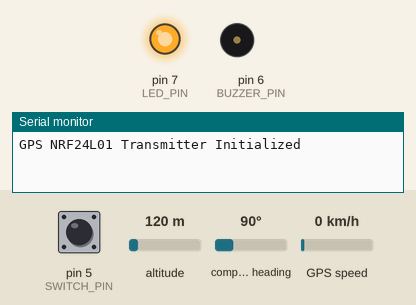
Simulated run of this sketch. Board: Arduino Uno, built with avr-gcc and run on an emulated ATmega328P. On the bench: output pins drawn as LEDs (lit = HIGH), buzzer (waves = sounding, pin HIGH), the last lines printed to the serial monitor. The test bench sets the inputs (shaded band); at power-on: pin 5 (SWITCH_PIN) HIGH, altitude 120 m, compass heading 90°, GPS speed 0 km/h. The GPS gets a fix after 3 s at 37.7749, -122.4194 with 8 satellites; no radio packets arrive unless stated.

Above: at 1.2 s.
1.3 s: pin 5 (SWITCH_PIN) pulled LOW for 0.15 s
At 1.45 s:
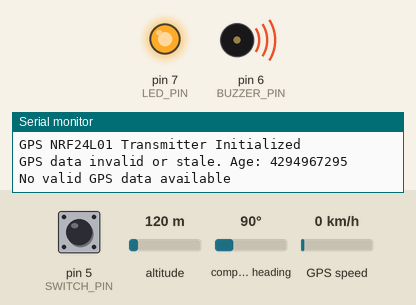
4.8 s: pin 5 (SWITCH_PIN) pulled LOW for 1 s
At 5.2 s:
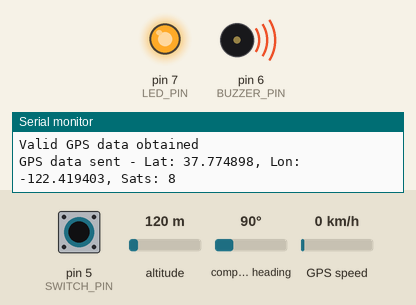
7.3 s: pin 5 (SWITCH_PIN) pulled LOW for 3.2 s
At 8.0 s:
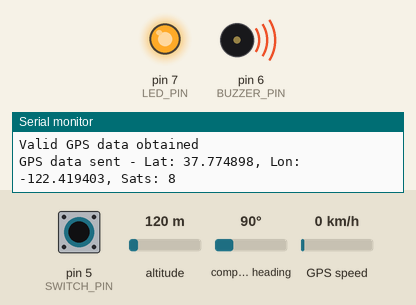
Timing chart, 0 to 12.6 s (numbered marks = the images above; inputs shaded):
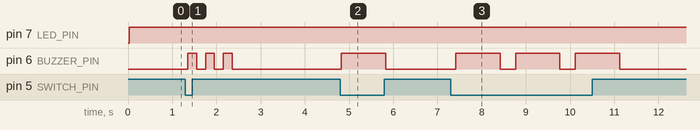

The sketch:

transmitter.ino
```cpp
// TRANSMITTER CODE
#include <SPI.h>
#include <nRF24L01.h>
#include <RF24.h>
#include <TinyGPS++.h>
#include <SoftwareSerial.h>

// Define pin numbers
#define SWITCH_PIN 5
#define BUZZER_PIN 6
#define LED_PIN 7
#define CE_PIN 9
#define CSN_PIN 10

// GPS Module connections
#define GPS_RX 4  // Arduino RX (connects to GPS TX)
#define GPS_TX 3  // Arduino TX (connects to GPS RX)

RF24 radio(CE_PIN, CSN_PIN); // Create radio object
SoftwareSerial gpsSerial(GPS_RX, GPS_TX); // RX, TX for GPS
TinyGPSPlus gps; // Create GPS object

const byte address[6] = "00001"; // Communication address

struct GPSData {
  float latitude;
  float longitude;
  unsigned long age;
  byte satellites;
  bool valid;
};

void setup() {
  pinMode(SWITCH_PIN, INPUT_PULLUP);
  pinMode(BUZZER_PIN, OUTPUT);
  pinMode(LED_PIN, OUTPUT);

  Serial.begin(9600);
  gpsSerial.begin(9600); // Start GPS serial

  if (!radio.begin()) {
    Serial.println("Radio initialization failed!");
    while (1) {} // Infinite loop if radio fails
  }

  radio.openWritingPipe(address);
  radio.setPALevel(RF24_PA_MAX); // Changed to MAX for better range
  radio.stopListening(); // Set as transmitter

  digitalWrite(LED_PIN, LOW); // Initially LED off

  Serial.println("GPS NRF24L01 Transmitter Initialized");
}

void loop() {
  // Process GPS data continuously
  while (gpsSerial.available() > 0) {
    if (gps.encode(gpsSerial.read())) {
      // Data is being processed by TinyGPS++
    }
  }

  // Check connection status
  bool connectionStatus = radio.isChipConnected();
  digitalWrite(LED_PIN, connectionStatus ? HIGH : LOW);

  // Check if switch is pressed
  if (digitalRead(SWITCH_PIN) == LOW) {
    GPSData gpsData = readGPSData();

    if (gpsData.valid) {
      bool sent = radio.write(&gpsData, sizeof(gpsData));

      if (sent) {
        Serial.print("GPS data sent - Lat: ");
        Serial.print(gpsData.latitude, 6);
        Serial.print(", Lon: ");
        Serial.print(gpsData.longitude, 6);
        Serial.print(", Sats: ");
        Serial.println(gpsData.satellites);

        // Beep for 1 second
        digitalWrite(BUZZER_PIN, HIGH);
        delay(1000);
        digitalWrite(BUZZER_PIN, LOW);
      } else {
        Serial.println("Failed to send GPS data");
        // Error beep pattern
        errorBeep();
      }
    } else {
      Serial.println("No valid GPS data available");
      // Error beep pattern
      errorBeep();
    }

    // Debounce delay
    delay(200);
  }

  // Small delay to prevent flooding
  delay(100);
}

GPSData readGPSData() {
  GPSData data;
  data.valid = false;

  if (gps.location.isValid() && gps.location.age() < 2000) { // Only use data < 2 seconds old
    data.latitude = gps.location.lat();
    data.longitude = gps.location.lng();
    data.age = gps.location.age();
    data.satellites = gps.satellites.value();
    data.valid = true;
    Serial.println("Valid GPS data obtained");
  } else {
    Serial.print("GPS data invalid or stale. Age: ");
    Serial.println(gps.location.age());
  }

  return data;
}

void errorBeep() {
  for (int i = 0; i < 3; i++) {
    digitalWrite(BUZZER_PIN, HIGH);
    delay(200);
    digitalWrite(BUZZER_PIN, LOW);
    delay(200);
  }
}
```

Measured:
- after the input at 1.3 s, pin 6 (BUZZER_PIN): alternates HIGH for 0.20 s and LOW for 0.20 s, 6 changes in all, then stays LOW, starting after 0.06 s
- after the input at 4.8 s, pin 6 (BUZZER_PIN): LOW → HIGH at once, → LOW 1.0 s later
- after the input at 7.3 s, pin 6 (BUZZER_PIN): alternates HIGH for 1.0 s and LOW for 0.35 s, 6 changes in all, then stays LOW, starting after 0.12 s
